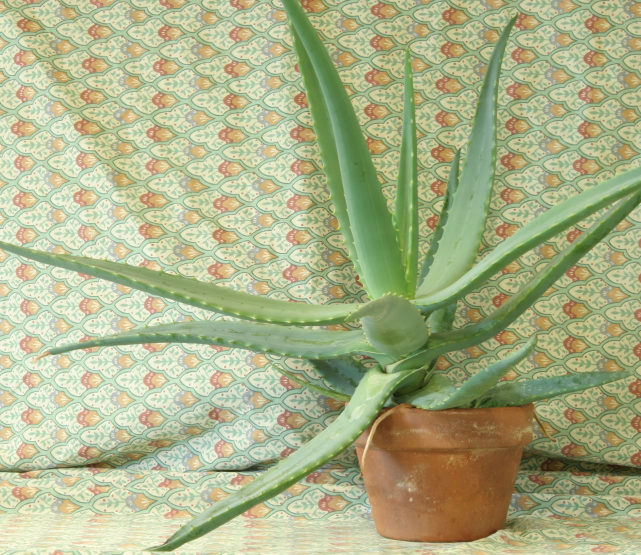
#> input picture Lab3/aloeL.jpg, 1282 x 1110 px (shown at 1/2 size)
$ jupyter execute HomeWork_2.ipynb
#> lines starting #> are read from the running program, lines starting #| are printed output that depends on the picture; after the words box and inside, x2 and y2 are one past the last pixel; in counts of white or black regions, pixels touching at a corner belong together
[cell 1]
import numpy as np
import cv2 as cv
import open3d as o3d

ply_header = '''ply
format ascii 1.0
element vertex %(vert_num)d
property float x
property float y
property float z
property uchar red
property uchar green
property uchar blue
element face %(face_num)d
property list uchar int vertex_index
end_header
'''

#### Adds an element faces to save mesh ####
def write_ply_with_faces(fn, verts, colors, faces):
    verts = verts.reshape(-1, 3)
    colors = colors.reshape(-1, 3)
    verts = np.hstack([verts, colors])
    with open(fn, 'w') as f:
        f.write((ply_header % dict(vert_num=len(verts), face_num=len(faces))))
        for v in verts:
            f.write('%f %f %f %d %d %d\n' % (v[0], v[1], v[2], v[3], v[4], v[5]))
        for face in faces:
            f.write('3 %d %d %d\n' % (face[0], face[1], face[2]))

##### generate mesh faces from 2D pixel grid #######
def generate_faces(mask, width):
    indices = -np.ones(mask.shape, dtype=int)
    indices[mask] = np.arange(np.count_nonzero(mask))

    faces = []
    h, w = mask.shape
    for y in range(h - 1):
        for x in range(w - 1):
            if mask[y, x] and mask[y, x+1] and mask[y+1, x]:
                v1 = indices[y, x]
                v2 = indices[y, x+1]
                v3 = indices[y+1, x]
                faces.append([v1, v2, v3])
            if mask[y+1, x] and mask[y, x+1] and mask[y+1, x+1]:
                v1 = indices[y+1, x]
                v2 = indices[y, x+1]
                v3 = indices[y+1, x+1]
                faces.append([v1, v2, v3])
    return faces


def main():
    print('Loading stereo images...')
    imgL = cv.pyrDown(cv.imread('aloeL.jpg'))  # downscale images for faster processing
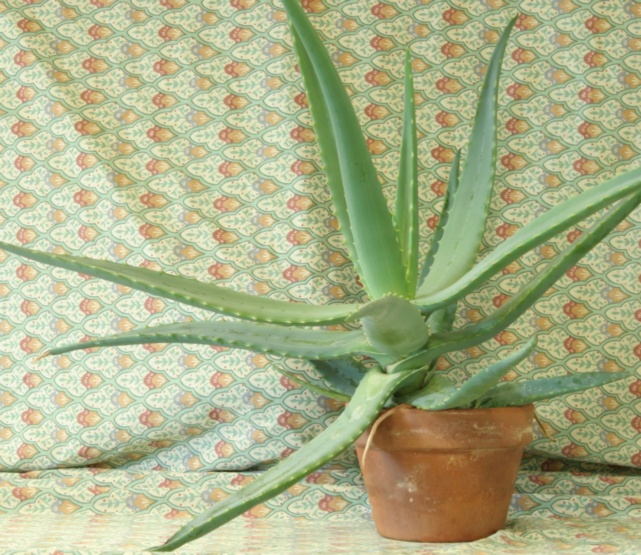
#> imgL: shape (555, 641, 3); mean B, G, R 136.6, 177.2, 171.2
    imgR = cv.pyrDown(cv.imread('aloeR.jpg'))
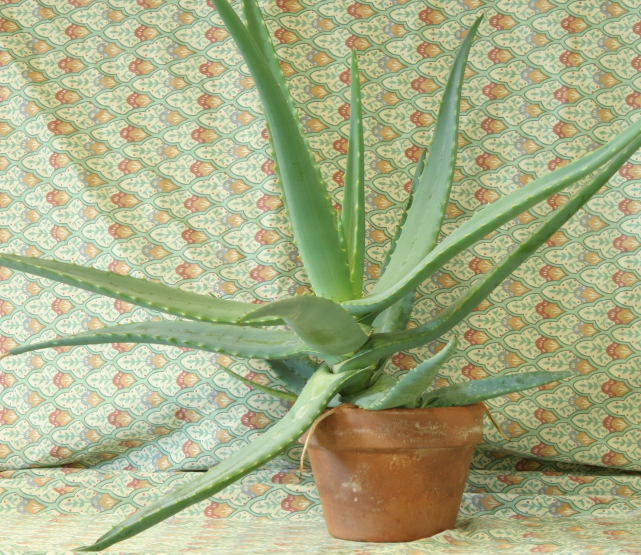
#> input picture Lab3/aloeR.jpg, 1282 x 1110 px (shown at 1/2 size)
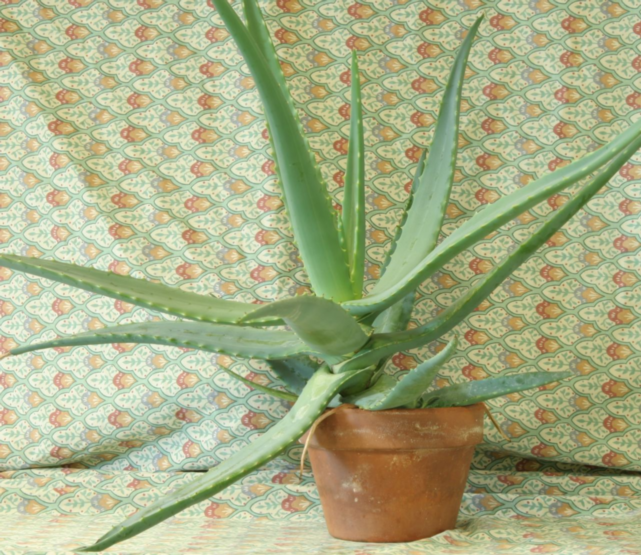
#> imgR: shape (555, 641, 3); mean B, G, R 134.1, 174.2, 168

    # disparity range is tuned for 'aloe' image pair
    window_size = 3
    min_disp = 16
    num_disp = 112-min_disp
    stereo = cv.StereoSGBM_create(minDisparity = min_disp,
        numDisparities = num_disp,
        blockSize = 16,
        P1 = 8*3*window_size**2,
        P2 = 32*3*window_size**2,
        disp12MaxDiff = 1,
        uniquenessRatio = 10,
        speckleWindowSize = 100,
        speckleRange = 32
    )

    print('computing disparity...')
    disp = stereo.compute(imgL, imgR).astype(np.float32) / 16.0
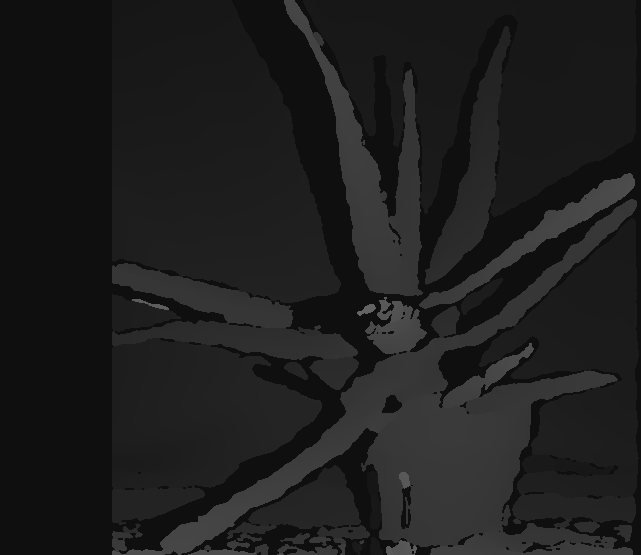
#> disp: shape (555, 641) float32; min 15, max 102.1, mean 29.9

    print('generating 3d point cloud...',)
    h, w = imgL.shape[:2]
#> h = 555; w = 641
    f = 0.8*w                          # guess for focal length
#> f = 512.8
    Q = np.float32([[1, 0, 0, -0.5*w],
                    [0,-1, 0,  0.5*h], # turn points 180 deg around x-axis,
                    [0, 0, 0,     -f], # so that y-axis looks up
                    [0, 0, 1,      0]])

    print('Reprojecting to 3D...')
    points = cv.reprojectImageTo3D(disp, Q)
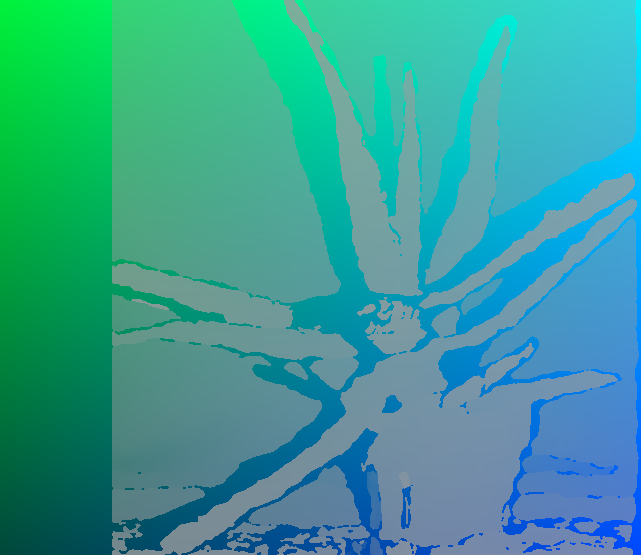
#> points: shape (555, 641, 3) float32; mean of channels 0, 1, 2 -1.3, 0.6, -21.8; drawn with min black and max white
    colors = cv.cvtColor(imgL, cv.COLOR_BGR2RGB)
    mask = disp > disp.min()
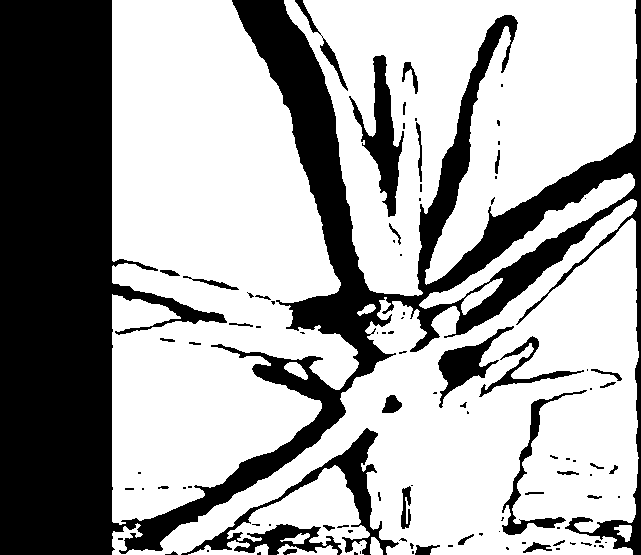
#> mask: shape (555, 641) bool; 65.4% white; 101 black regions (63 under 20 px), largest, box (x1, y1, x2, y2) and area: (0, 0, 641, 555) 107680, (181, 428, 399, 555) 4966, (349, 55, 404, 217) 2986
    out_points = points[mask]
    out_colors = colors[mask]
    #out_fn = 'out.ply'
    #write_ply_with_faces (out_fn, out_points, out_colors)
    #print('%s saved' % out_fn)

    #####   To generate triangle faces by calling the generate_faces function
    print('generating triangle faces...')
    faces = generate_faces(mask, w)
#> in generate_faces, `indices[mask] = np.arange(np.count_nonzero(mask))`:
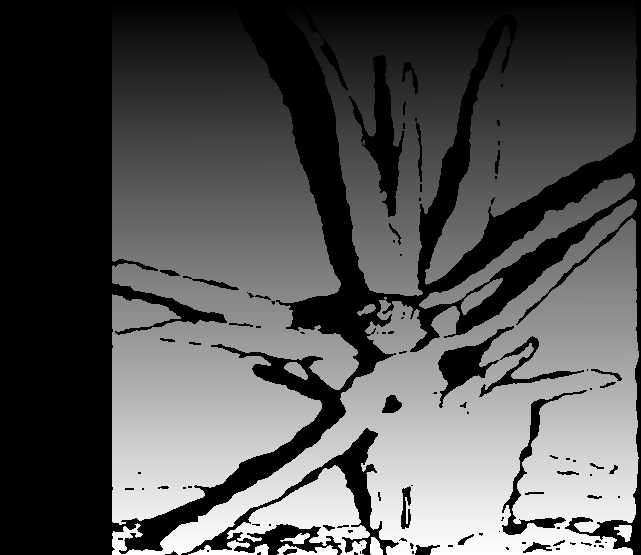
#> indices: shape (555, 641) int64; min -1, max 232620, mean 76052.4; drawn with min black and max white
#> faces = 451545 items
    print('saving mesh with faces...')
    write_ply_with_faces('output_mesh.ply', out_points, out_colors, faces)
#> the loop in write_ply_with_faces, `for v in verts:` made 232621 passes
#> v on passes 1 to 3: [-9.22, 12.27, -22.67, 227, 199, 143], [-9.17, 12.27, -22.67, 209, 184, 130], [-9.13, 12.27, -22.67, 196, 183, 139]
#> the loop in write_ply_with_faces, `for face in faces:` made 451545 passes
#> face on passes 1 to 3: [0, 1, 464], [464, 1, 465], [1, 2, 465]
    print('output_mesh.ply saved')

    # save mesh using Open3D
    print('saving mesh using Open3D...')
    mesh = o3d.geometry.TriangleMesh()
    mesh.vertices = o3d.utility.Vector3dVector(out_points)
    mesh.triangles = o3d.utility.Vector3iVector(faces)
    mesh.vertex_colors = o3d.utility.Vector3dVector(out_colors.astype(np.float64) / 255.0)
    mesh.compute_vertex_normals()
    o3d.io.write_triangle_mesh("output_mesh_open3d.ply", mesh)
    print("Mesh saved using Open3D as 'output_mesh_open3d.ply'")

    #cv.imshow('left', imgL)
    #cv.imshow('disparity', (disp-min_disp)/num_disp)
    #cv.waitKey()

    print('Visualizating with Open3D for mesh manually saved...')
    mesh = o3d.io.read_triangle_mesh('output_mesh.ply')
    mesh.compute_vertex_normals()
    o3d.visualization.draw_geometries([mesh])


    print('Visualizating with Open3D for mesh wiz open3d saved...')
    mesh_o3d = o3d.io.read_triangle_mesh('output_mesh_open3d.ply')
    mesh_o3d.compute_vertex_normals()
    o3d.visualization.draw_geometries([mesh_o3d])

    #point_cloud = o3d.geometry.PointCloud()
    #point_cloud.points = o3d.utility.Vector3dVector(out_points)
    #o3d.visualization.draw_geometries([point_cloud])

    print('Done')


if __name__ == '__main__':
    print(__doc__)
    main()
    cv.destroyAllWindows()
